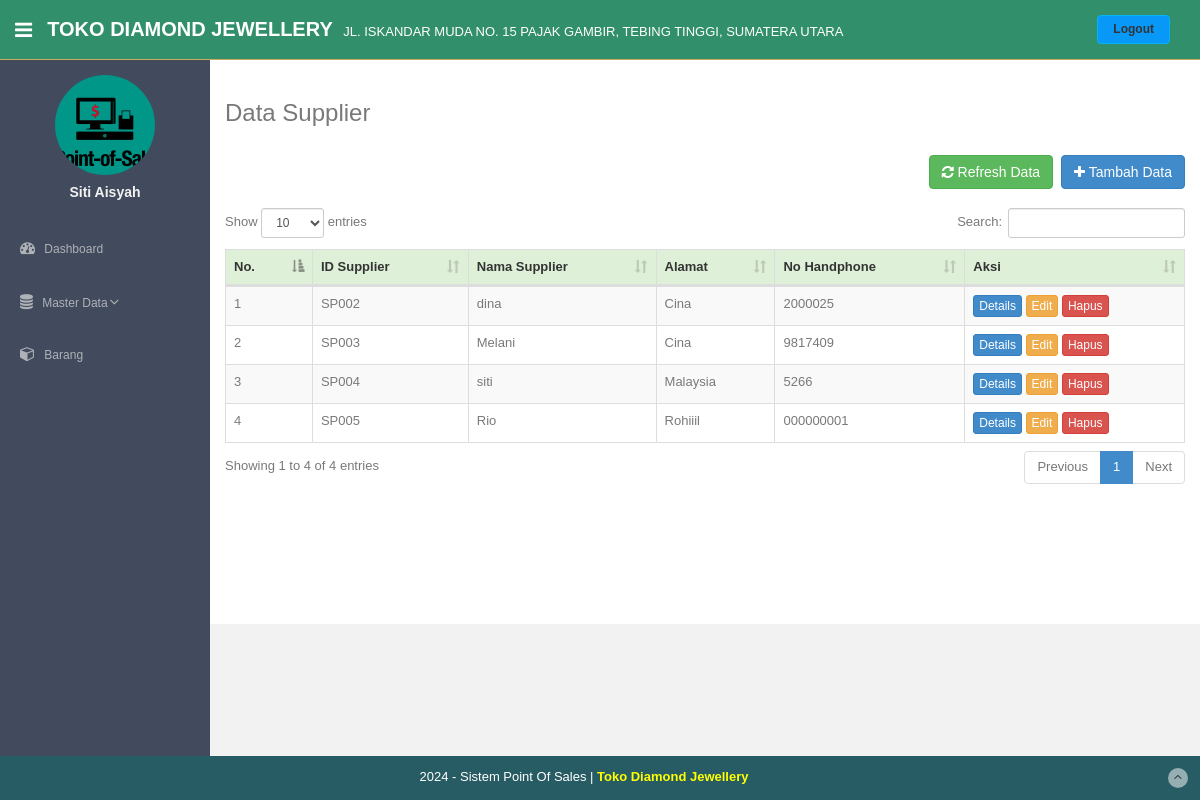
Page /index.php?page=supplier (signed in) on the committed database.
### tables this page shows
CREATE TABLE `toko` (
  `id_toko` int(11) NOT NULL,
  `nama_toko` varchar(255) NOT NULL,
  `alamat_toko` text NOT NULL,
  `tlp` varchar(255) NOT NULL,
  `nama_pemilik` varchar(255) NOT NULL
);

CREATE TABLE `member` (
  `id_member` int(11) NOT NULL,
  `nm_member` varchar(255) NOT NULL,
  `alamat_member` text NOT NULL,
  `telepon` varchar(255) NOT NULL,
  `email` varchar(255) NOT NULL,
  `gambar` text DEFAULT NULL,
  `NIK` text DEFAULT NULL,
  `level` varchar(100) DEFAULT NULL
);

CREATE TABLE `supplier` (
  `id` int(11) NOT NULL,
  `id_supplier` varchar(255) NOT NULL,
  `nama_supplier` text NOT NULL,
  `alamat` text DEFAULT NULL,
  `no_hp` varchar(255) NOT NULL
);

### fungsi/view/view.php (called while the page is built, shortened)
<?php
class view
{
	protected $db;
	function __construct($db)
	{
		$this->db = $db;
	}
	function member_edit($id)
	{
		$sql = "select member.*, login.*
						from member inner join login on member.id_member = login.id_member
						where member.id_member= ?";
		$row = $this->db->prepare($sql);
		$row->execute(array($id));
		$hasil = $row->fetch();
		return $hasil;
	}
	function toko()
	{
		$sql = "select*from toko where id_toko='1'";
		$row = $this->db->prepare($sql);
		$row->execute();
		$hasil = $row->fetch();
		return $hasil;
	}
	function supplier()
	{
		$sql = "SELECT * FROM supplier";
		$row = $this->db->prepare($sql);
		$row->execute();
		$hasil = $row->fetchAll();
		return $hasil;
	}
}

### admin/module/supplier/index.php (the view, shortened to what this page needs)
<section id="main-content">
    <section class="wrapper">
        <div class="row">
            <div class="col-lg-12 main-chart">
                <h3>Data Supplier</h3>
                <br/>
                <button type="button" class="btn btn-primary btn-md pull-right" data-toggle="modal" data-target="#myModal">
                    <i class="fa fa-plus"></i> Tambah Data
                </button>
                <a href="index.php?page=supplier" style="margin-right :0.5pc;" class="btn btn-success btn-md pull-right">
                    <i class="fa fa-refresh"></i> Refresh Data
                </a>
                <div class="clearfix"></div>
                <br/>
                <div class="modal-view">
                    <table class="table table-bordered table-striped" id="example1">
                        <thead>
                            <tr style="background:#DFF0D8;color:#333;">
                                <th>No.</th>
                                <th>ID Supplier</th>
                                <th>Nama Supplier</th>
                                <th>Alamat</th>
                                <th>No Handphone</th>
                                <th>Aksi</th>
                            </tr>
                        </thead>
                        <tbody>
                            <?php
                                $hasil = $lihat->supplier();
                                $no = 1;
                                foreach($hasil as $isi) {
                            ?>
                            <tr>
                                <td><?php echo $no;?></td>
                                <td><?php echo $isi['id_supplier'];?></td>
                                <td><?php echo $isi['nama_supplier'];?></td>
                                <td><?php echo $isi['alamat'];?></td>
                                <td><?php echo $isi['no_hp'];?></td>
                                <td>
                                    <a href="index.php?page=supplier/details&id=<?php echo $isi['id_supplier']; ?>">
                                        <button class="btn btn-primary btn-xs">Details</button>
                                    </a>
                                    <a href="index.php?page=supplier/edit&id=<?php echo $isi['id_supplier']; ?>">
                                        <button class="btn btn-warning btn-xs">Edit</button>
                                    </a>
                                    <a href="fungsi/hapus/hapus.php?supplier=hapus&id=<?php echo $isi['id_supplier']; ?>"
                                        onclick="return confirm('Anda yakin ingin menghapus data ini?');">
                                        <button class="btn btn-danger btn-xs">Hapus</button>
                                    </a>
                                </td>
                            </tr>
                            <?php
                                    $no++;
                                }
                            ?>
                        </tbody>
                    </table>
                </div>
            </div>
        </div>
    </section>
</section>

### admin/template/header.php (shortened to what this page needs)
<!DOCTYPE html>
<html lang="en">
  <head>
    <link href="assets/css/bootstrap.css" rel="stylesheet">
    <link href="assets/font-awesome/css/font-awesome.css" rel="stylesheet" />
    <link rel="stylesheet" type="text/css" href="assets/css/zabuto_calendar.css">
    <link rel="stylesheet" type="text/css" href="assets/datatables/dataTables.bootstrap.css"/>
    <link rel="stylesheet" type="text/css" href="assets/lineicons/style.css">
    <link href="assets/css/style.css" rel="stylesheet">
  </head>
  <body>
	<section id="container" >
      <header class="header black-bg">
              <div class="sidebar-toggle-box">
                  <div class="fa fa-bars tooltips" data-placement="right" data-original-title="Toggle Navigation"></div>
              </div>
            <a href="index.php" class="logo"><b><?php echo $toko['nama_toko'];?></b> <small style="padding-left:5px;font-size:13px;"><?php echo $toko['alamat_toko'];?></small></a>
            <div class="top-menu">
            	<ul class="nav pull-right top-menu">
                    <li><a class="logout" onclick="javascript: return confirm('Ingin Logout ?');" href="logout.php">Logout</a></li>
            	</ul>
            </div>
        </header>

### admin/template/sidebar.php (shortened to what this page needs)
<?php
$id = $_SESSION['admin']['id_member'];
$hasil_profil = $lihat->member_edit($id);
$roleLogin = $_SESSION['admin']['level'];
?>
<aside>
    <div id="sidebar" class="nav-collapse">
        <ul class="sidebar-menu" id="nav-accordion">
            <p class="centered"><a><img src="assets/img/user/<?php echo $hasil_profil['gambar']; ?>" class="img-circle" width="100" height="100"></a></p>
            <h5 class="centered"><?php echo $hasil_profil['nm_member']; ?></h5>
            <li class="mt">
                <a href="index.php">
                    <i class="fa fa-dashboard"></i>
                    <span>Dashboard</span>
                </a>
            </li>
            <?php if ($roleLogin == 'Kasir') : ?>
                <li class="sub-menu">
                    <a href="javascript:;">
                        <i class="fa fa-exchange"></i>
                        <span>Transaksi <span style="padding-left:2px;"> <i class="fa fa-angle-down"></i></span></span>
                    </a>
                    <ul class="sub">
                        <li><a href="index.php?page=jual">Transaksi Penjualan</a></li>
                        <li><a href="index.php?page=beli">Transaksi Pembelian</a></li>
                        <li><a href="index.php?page=belistok">Transaksi Pembelian Stok</a></li>
                    </ul>
                </li>
                <li class="sub-menu">
                    <a href="javascript:;">
                        <i class="fa fa-file-text"></i>
                        <span>Laporan <span style="padding-left:2px;"> <i class="fa fa-angle-down"></i></span></span>
                    </a>
                    <ul class="sub">
                        <li><a href="index.php?page=laporan">Laporan Penjualan</a></li>
                        <li><a href="index.php?page=laporanbeli">Laporan Pembelian</a></li>
                        <li><a href="index.php?page=laporanstok">Laporan Pembelian Stok</a></li>
                    </ul>
                </li>
            <?php else : ?>
                <li class="sub-menu">
                    <a href="javascript:;">
                        <i class="fa fa-database"></i>
                        <span>Master Data<span style="padding-left:2px;"> <i class="fa fa-angle-down"></i></span></span>
                    </a>
                </li>
                <li class="mc">
                    <a href="index.php?page=barang">
                        <i class="fa fa-cube"></i>
                        <span>Barang</span>
                    </a>
                </li>
            <?php endif; ?>
        </ul>
    </div>
</aside>

### assets/css/style.css (style rules this page uses)
body { color: #797979; background: #f2f2f2; font-family: 'Ruda', sans-serif; padding: 0px !important; margin: 0px !important; font-size:13px; }
ul li { list-style: none; }
a, a:hover, a:focus { text-decoration: none; outline: none; }
#container { width: 100%; height: 100%; }
.centered { text-align: center; }
.mt { margin-top: 25px; }
.mc { padding-bottom: 10px; }
ul.top-menu > li > .logout { color: #333; font-size: 12px; border-radius: 4px; -webkit-border-radius: 4px; border: 1px solid #07b4f8 !important; padding: 5px 15px; margin-right: 15px; background: #0798f8; font-weight: 800; margin-top: 15px; }
#sidebar { width: 210px; height: 100%; position: fixed; background: #424a5d; }
#sidebar h5 { color: #f2f2f2; font-weight: 700; }
#sidebar ul li { position: relative; }
ul.sidebar-menu , ul.sidebar-menu li ul.sub { margin: -2px 0 0; padding: 0; }
ul.sidebar-menu { margin-top: 75px; }
ul.sidebar-menu li { margin-bottom: 5px; margin-left:10px; margin-right:10px; }
ul.sidebar-menu li.sub-menu { line-height: 15px; }
ul.sidebar-menu li a span { display: inline-block; }
ul.sidebar-menu li a { color: #aeb2b7; text-decoration: none; display: block; padding: 15px 0 15px 10px; font-size: 12px; outline: none; -webkit-transition: all 0.3s ease; -moz-transition: all 0.3s ease; -o-transition: all 0.3s ease; -ms-transition: all 0.3s ease; transition: all 0.3s ease; }
ul.sidebar-menu li a i { font-size: 15px; padding-right: 6px; }
#main-content { margin-left: 210px; }
.header, .footer { min-height: 60px; padding: 0 15px; }
.header { position: fixed; left: 0; right: 0; z-index: 1002; }
.black-bg { background: #ffd777; border-bottom: 1px solid #c9aa5f; }
.wrapper { display: inline-block; margin-top: 60px; padding-left: 15px; padding-right: 15px; padding-bottom: 15px; padding-top: 0px; width: 100%; }
a.logo { font-size: 20px; color: #ffffff; float: left; margin-top: 15px; text-transform: uppercase; }
a.logo b { font-weight: 900; }
#top_menu .nav > li, ul.top-menu > li { float: left; }
ul.top-menu > li > a { color: #666666; font-size: 16px; border-radius: 4px; -webkit-border-radius: 4px; border:1px solid #666666 !important; padding: 2px 6px; margin-right: 15px; }
.sidebar-toggle-box { float: left; padding-right: 15px; margin-top: 20px; }
.sidebar-toggle-box .fa-bars { cursor: pointer; display: inline-block; font-size: 20px; }
.main-chart { padding-top: 20px; }

### admin/template/header.php (style rules this page uses)
.header { background:#328f6b; color:#fff; }
#main-content { background:#fff; }

### rows in the picture
toko: nama_toko "TOKO DIAMOND JEWELLERY", alamat_toko "JL. ISKANDAR MUDA NO. 15 PAJAK GAMBIR, TEBING TINGGI, SUMATERA UTARA"
supplier: id_supplier "SP002", nama_supplier "dina", alamat "Cina", no_hp "2000025"
supplier: id_supplier "SP003", nama_supplier "Melani", alamat "Cina", no_hp "9817409"
supplier: id_supplier "SP004", nama_supplier "siti", alamat "Malaysia", no_hp "5266"
supplier: id_supplier "SP005", nama_supplier "Rio", alamat "Rohiiil", no_hp "000000001"

### other values in the picture
$hasil_profil['nm_member'] "Siti Aisyah"
